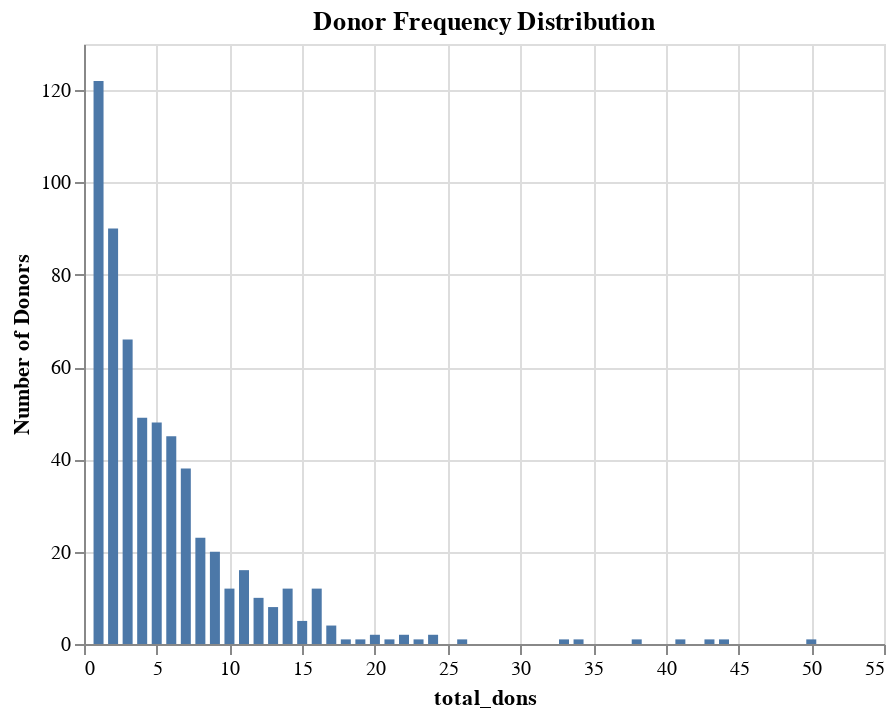

Notebook code for this chart:
### Code cell
alt.Chart(blood_df_train).mark_bar().encode(
    alt.X("total_dons"),
    alt.Y("count()", title = "Number of Donors"),
).properties(title = "Donor Frequency Distribution")

### Figure 1 — Vega-Lite specification as saved in the notebook (floating-point values rounded to 4 significant figures; data arrays with more than 128 entries replaced by an {"elided": "..."} marker saying what was removed)
{"$schema": "https://vega.github.io/schema/vega-lite/v3.4.0.json", "config": {"mark": {"tooltip": null}, "view": {"height": 300, "width": 400}}, "data": {"name": "data-9f8fa43238d447b8286cb04f7cfdb9c3"}, "datasets": {"data-9f8fa43238d447b8286cb04f7cfdb9c3": {"elided": "598 records"}}, "encoding": {"x": {"field": "total_dons", "type": "quantitative"}, "y": {"aggregate": "count", "title": "Number of Donors", "type": "quantitative"}}, "mark": "bar", "title": "Donor Frequency Distribution"}
